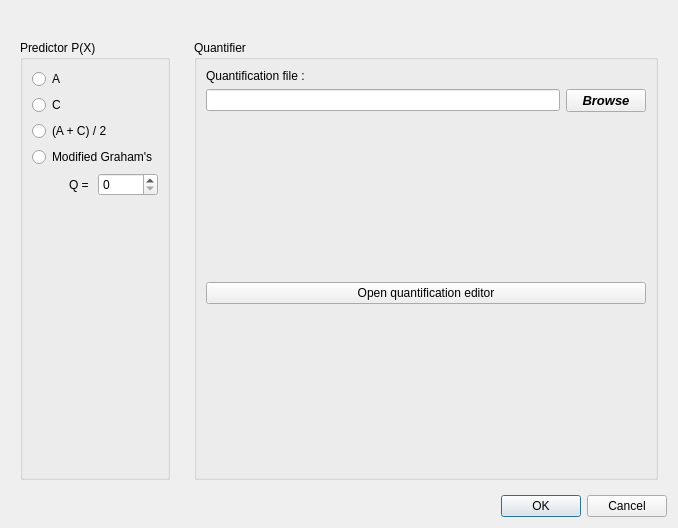
<?xml version="1.0" encoding="UTF-8"?>
<ui version="4.0">
 <class>Dialog</class>
 <widget class="QDialog" name="Dialog">
  <property name="windowModality">
   <enum>Qt::WindowModal</enum>
  </property>
  <property name="geometry">
   <rect>
    <x>0</x>
    <y>0</y>
    <width>678</width>
    <height>528</height>
   </rect>
  </property>
  <property name="windowTitle">
   <string>MICD Encoding</string>
  </property>
  <property name="modal">
   <bool>true</bool>
  </property>
  <layout class="QVBoxLayout" name="verticalLayout">
   <item alignment="Qt::AlignHCenter|Qt::AlignVCenter">
    <widget class="QLabel" name="label">
     <property name="text">
      <string/>
     </property>
     <property name="pixmap">
      <pixmap resource="../eiimage_app_res.qrc">:/img/micd.png</pixmap>
     </property>
    </widget>
   </item>
   <item>
    <layout class="QHBoxLayout" name="horizontalLayout">
     <item>
      <widget class="QWidget" name="widget_2" native="true">
       <layout class="QVBoxLayout" name="verticalLayout_4">
        <item>
         <widget class="QGroupBox" name="groupBox_2">
          <property name="title">
           <string>Predictor P(X)</string>
          </property>
          <layout class="QVBoxLayout" name="verticalLayout_3">
           <item>
            <widget class="QRadioButton" name="radioButton_3">
             <property name="text">
              <string>A</string>
             </property>
            </widget>
           </item>
           <item>
            <widget class="QRadioButton" name="radioButton_4">
             <property name="text">
              <string>C</string>
             </property>
            </widget>
           </item>
           <item>
            <widget class="QRadioButton" name="radioButton_5">
             <property name="text">
              <string>(A + C) / 2</string>
             </property>
            </widget>
           </item>
           <item>
            <widget class="QRadioButton" name="radioButton_6">
             <property name="text">
              <string>Modified Graham's</string>
             </property>
            </widget>
           </item>
           <item>
            <layout class="QHBoxLayout" name="horizontalLayout_2">
             <item alignment="Qt::AlignRight">
              <widget class="QLabel" name="label_2">
               <property name="text">
                <string>Q = </string>
               </property>
              </widget>
             </item>
             <item>
              <widget class="QSpinBox" name="spinBox">
               <property name="maximum">
                <number>255</number>
               </property>
              </widget>
             </item>
            </layout>
           </item>
           <item>
            <spacer name="verticalSpacer_4">
             <property name="orientation">
              <enum>Qt::Vertical</enum>
             </property>
             <property name="sizeHint" stdset="0">
              <size>
               <width>20</width>
               <height>40</height>
              </size>
             </property>
            </spacer>
           </item>
          </layout>
          <zorder>radioButton_3</zorder>
          <zorder>radioButton_4</zorder>
          <zorder>radioButton_5</zorder>
          <zorder>radioButton_6</zorder>
          <zorder>verticalSpacer_4</zorder>
         </widget>
        </item>
       </layout>
      </widget>
     </item>
     <item>
      <widget class="QWidget" name="widget" native="true">
       <layout class="QVBoxLayout" name="verticalLayout_2">
        <item>
         <widget class="QGroupBox" name="groupBox">
          <property name="title">
           <string>Quantifier</string>
          </property>
          <layout class="QVBoxLayout" name="verticalLayout_5">
           <item>
            <widget class="QLabel" name="label_3">
             <property name="text">
              <string>Quantification file :</string>
             </property>
            </widget>
           </item>
           <item>
            <layout class="QHBoxLayout" name="horizontalLayout_3">
             <item>
              <widget class="QLineEdit" name="lineEdit"/>
             </item>
             <item>
              <widget class="QPushButton" name="pushButton">
               <property name="font">
                <font>
                 <pointsize>10</pointsize>
                 <weight>75</weight>
                 <italic>true</italic>
                 <bold>true</bold>
                </font>
               </property>
               <property name="text">
                <string>Browse</string>
               </property>
               <property name="iconSize">
                <size>
                 <width>8</width>
                 <height>8</height>
                </size>
               </property>
              </widget>
             </item>
            </layout>
           </item>
           <item>
            <spacer name="verticalSpacer_2">
             <property name="orientation">
              <enum>Qt::Vertical</enum>
             </property>
             <property name="sizeHint" stdset="0">
              <size>
               <width>20</width>
               <height>40</height>
              </size>
             </property>
            </spacer>
           </item>
           <item>
            <widget class="QPushButton" name="pushButton_2">
             <property name="text">
              <string>Open quantification editor</string>
             </property>
            </widget>
           </item>
           <item>
            <spacer name="verticalSpacer_3">
             <property name="orientation">
              <enum>Qt::Vertical</enum>
             </property>
             <property name="sizeHint" stdset="0">
              <size>
               <width>20</width>
               <height>40</height>
              </size>
             </property>
            </spacer>
           </item>
          </layout>
         </widget>
        </item>
       </layout>
      </widget>
     </item>
    </layout>
   </item>
   <item>
    <widget class="QDialogButtonBox" name="buttonBox">
     <property name="orientation">
      <enum>Qt::Horizontal</enum>
     </property>
     <property name="standardButtons">
      <set>QDialogButtonBox::Cancel|QDialogButtonBox::Ok</set>
     </property>
    </widget>
   </item>
  </layout>
 </widget>
 <resources>
  <include location="../eiimage_app_res.qrc"/>
 </resources>
 <connections>
  <connection>
   <sender>buttonBox</sender>
   <signal>rejected()</signal>
   <receiver>Dialog</receiver>
   <slot>reject()</slot>
   <hints>
    <hint type="sourcelabel">
     <x>316</x>
     <y>260</y>
    </hint>
    <hint type="destinationlabel">
     <x>286</x>
     <y>274</y>
    </hint>
   </hints>
  </connection>
  <connection>
   <sender>buttonBox</sender>
   <signal>accepted()</signal>
   <receiver>Dialog</receiver>
   <slot>accept()</slot>
   <hints>
    <hint type="sourcelabel">
     <x>248</x>
     <y>254</y>
    </hint>
    <hint type="destinationlabel">
     <x>157</x>
     <y>274</y>
    </hint>
   </hints>
  </connection>
 </connections>
</ui>
